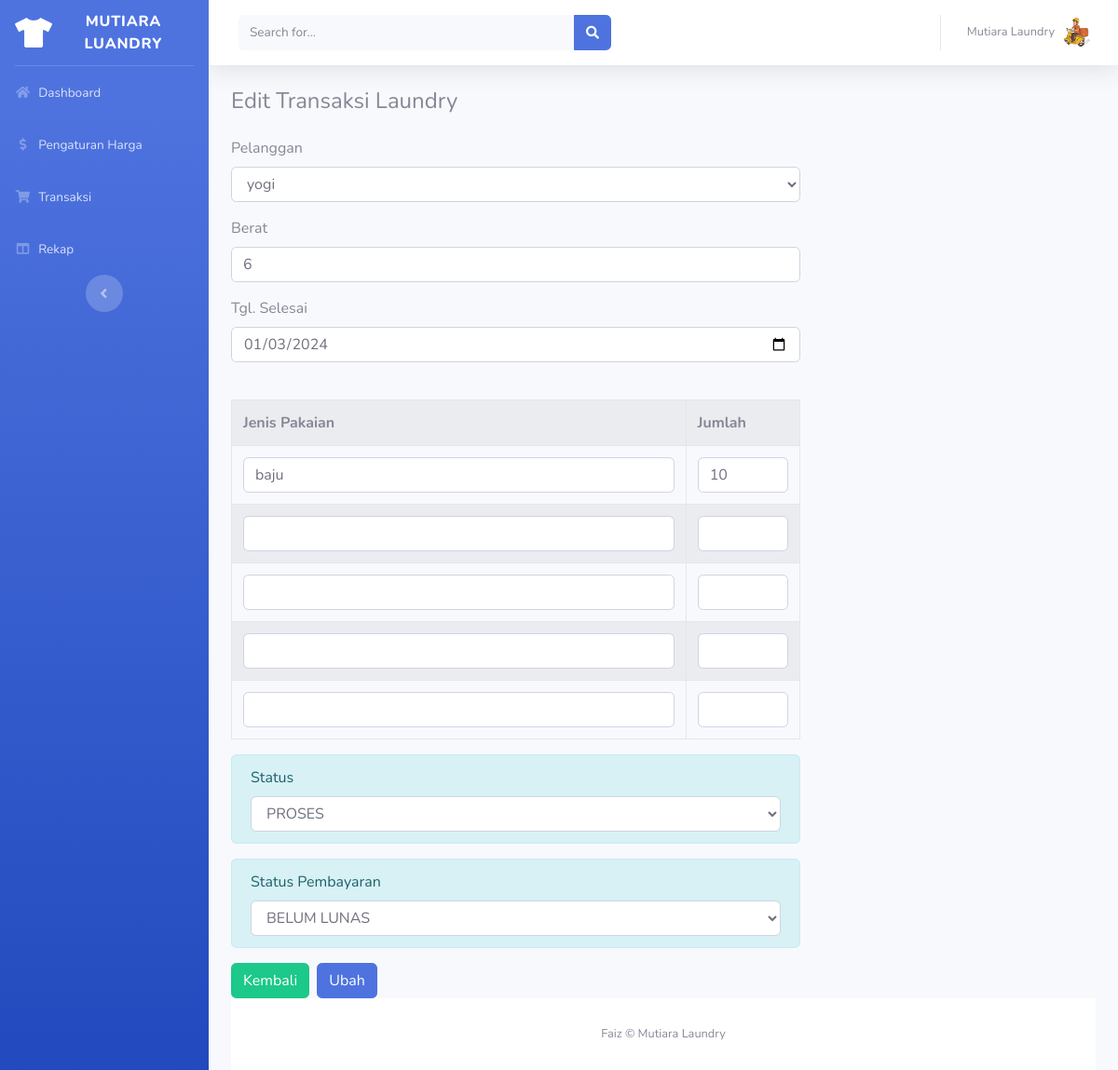
The app's page /dashboard/transaksi_edit.php?id=143 (signed in) with its own data.
### tables this page shows
CREATE TABLE `transaksi` (
  `transaksi_id` int(11) NOT NULL,
  `transaksi_tgl` date NOT NULL,
  `transaksi_pelanggan` int(11) NOT NULL,
  `transaksi_harga` int(11) NOT NULL,
  `transaksi_berat` int(11) NOT NULL,
  `transaksi_tgl_selesai` date NOT NULL,
  `transaksi_status` int(11) NOT NULL,
  `transaksi_pembayaran` int(11) NOT NULL,
  `transaksi_total` int(11) NOT NULL
);

CREATE TABLE `pelanggan` (
  `pelanggan_id` int(11) NOT NULL,
  `pelanggan_nama` varchar(255) NOT NULL,
  `pelanggan_hp` varchar(20) NOT NULL,
  `pelanggan_alamat` text NOT NULL
);

CREATE TABLE `pakaian` (
  `pakaian_id` int(11) NOT NULL,
  `pakaian_transaksi` int(11) NOT NULL,
  `pakaian_jenis` varchar(255) NOT NULL,
  `pakaian_jumlah` int(11) NOT NULL
);

### dashboard/transaksi_edit.php (the view, shortened to what this page needs)
<?php
    include 'header.php';
    include '../koneksi.php';
?>
<div class="panel">
    <div class="panel-heading mb-4">
        <h4>Edit Transaksi Laundry</h4>
    </div>
    <div class="panel-body">
        <div class="row">
            <div class="col-md-8 col-md-offset-2">
                <?php
                $id = $_GET['id'];
                $transaksi = mysqli_query($koneksi,"select * from transaksi where transaksi_id='$id'");
                while($t=mysqli_fetch_array($transaksi)){
                    ?>
                    <form method="post" action="transaksi_update.php">
                        <div class="form-group">
                            <label>Pelanggan</label>
                            <select class="form-control" name="pelanggan" required="required">
                                <?php
                                $data = mysqli_query($koneksi,"select * from pelanggan");
                                while($d=mysqli_fetch_array($data)){
                                    ?>
                                    <option <?php if($d['pelanggan_id']==$t['transaksi_pelanggan']){echo "selected='selected'";} ?> value="<?php echo $d['pelanggan_id']; ?>"><?php echo $d['pelanggan_nama']; ?></option>
                                    <?php
                                }
                                ?>
                            </select>
                        </div>
                        <div class="form-group">
                            <label>Berat</label>
                            <input type="number" class="form-control" name="berat" placeholder="Masukkan berat cucian .." required="required" value="<?php echo $t['transaksi_berat']; ?>">
                        </div>
                        <div class="form-group">
                            <label>Tgl. Selesai</label>
                            <input type="date" class="form-control" name="tgl_selesai" required="required" value="<?php echo $t['transaksi_tgl_selesai']; ?>">
                        </div>
                        <br/>
                        <table class="table table-bordered table-striped">
                            <tr>
                                <th>Jenis Pakaian</th>
                                <th width="20%">Jumlah</th>
                            </tr>
                            <?php
                            $id_transaksi = $t['transaksi_id'];
                            $pakaian = mysqli_query($koneksi,"select * from pakaian where pakaian_transaksi='$id_transaksi'");
                            while($p=mysqli_fetch_array($pakaian)){
                                ?>
                                <tr>
                                    <td><input type="text" autocomplete="off" class="form-control" name="jenis_pakaian[]" value="<?php echo $p['pakaian_jenis']; ?>"></td>
                                    <td><input type="number" class="form-control" name="jumlah_pakaian[]" value="<?php echo $p['pakaian_jumlah']; ?>"></td>
                                </tr>
                                <?php } ?>
                                <tr>
                                    <td><input type="text" autocomplete="off" class="form-control" name="jenis_pakaian[]"></td>
                                    <td><input type="number" class="form-control" name="jumlah_pakaian[]"></td>
                                </tr>
                                <tr>
                                    <td><input type="text" autocomplete ="off" class="form-control" name="jenis_pakaian[]"></td>
                                    <td><input type="number" class="form-control" name="jumlah_pakaian[]"></td>
                                </tr>
                                <tr>
                                    <td><input type="text" autocomplete="off" class="form-control" name="jenis_pakaian[]"></td>
                                    <td><input type="number" class="form-control" name="jumlah_pakaian[]"></td>
                                </tr>
                                <tr>
                                    <td><input type="text" autocomplete="off" class="form-control" name="jenis_pakaian[]"></td>
                                    <td><input type="number" class="form-control" name="jumlah_pakaian[]"></td>
                                </tr>
                            </table>
                            <div class="form-group alert alert-info">
                                <label>Status</label>
                                <select class="form-control" name="status" required="required">
                                    <option <?php if($t['transaksi_status']=="0"){echo "selected='selected'";} ?> value="0">PROSES</option>
                                </select>
                            </div>
                            <div class="form-group alert alert-info">
                                <label>Status Pembayaran</label>
                                <select class="form-control" name="status pembayaran" required="required">
                                    <option <?php if($t['transaksi_pembayaran']=="0"){echo "selected='selected'";} ?> value="0">BELUM LUNAS</option>
                                </select>
                            </div>
                            <div class="d-flex">
                                <a href="transaksi.php" class="btn btn-success mr-2">Kembali</a>
                                <input type="submit" class="btn btn-primary" value="Ubah">
                            </div>
                        </form>
                        <?php
                    }
                    ?>
                </div>
            </div>
        </div>
    </div>
<?php include 'footer.php'; ?>

### records on screen
transaksi: pelanggan "yogi", berat "6", tgl_selesai "01/03/2024", status "PROSES", transaksi_pembayaran "BELUM LUNAS"
pakaian: pakaian_jenis "baju", pakaian_jumlah "10"
